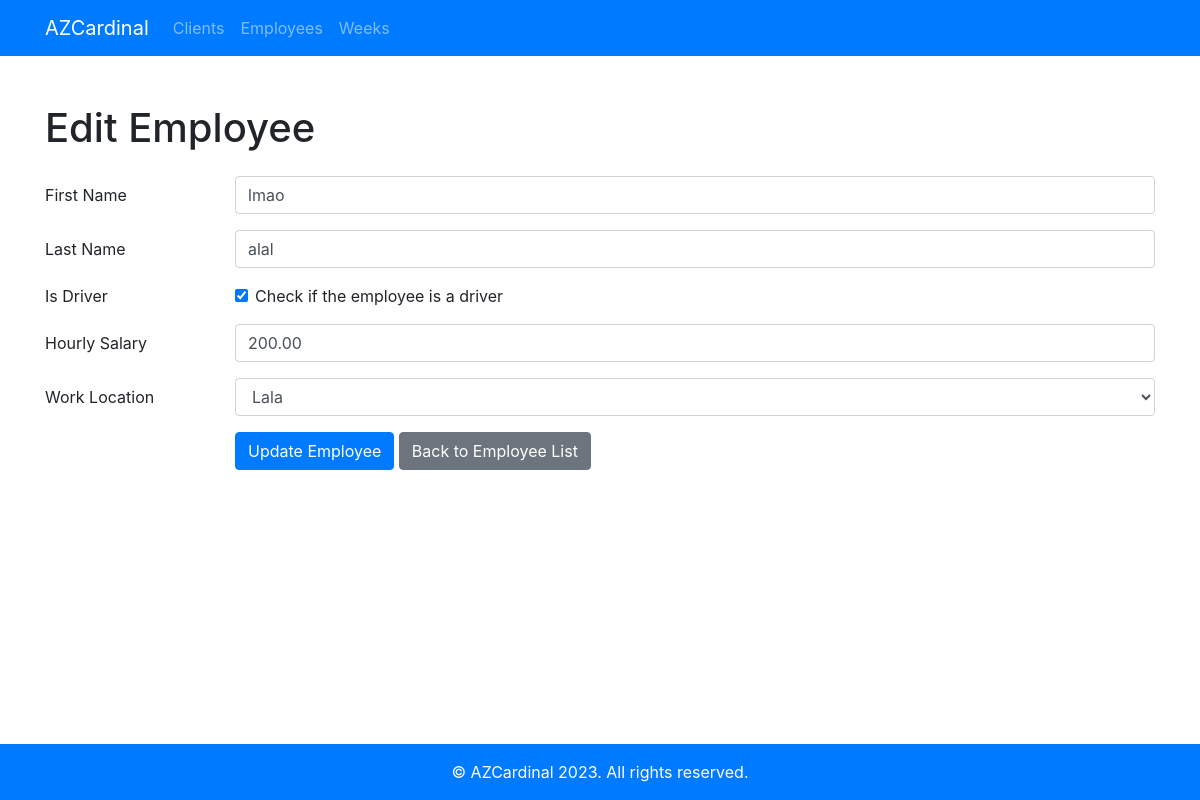
Screenshot of /employees/update/1/ with the database file from the repository.
### employees/models.py (models this page shows, shortened)
class Employee(models.Model):
    first_name = models.CharField(max_length=50)
    last_name = models.CharField(max_length=50)
    is_driver = models.BooleanField(default=False)
    hourly_salary = models.DecimalField(max_digits=5, decimal_places=2)
    work_location = models.ForeignKey(Client, on_delete=models.CASCADE)

### employees/views.py (the view)
# urls.py: path('update/<int:pk>/', views.employee_update, name='employee_update'),
def employee_update(request, pk):
    employee = Employee.objects.get(pk=pk)
    form = EmployeeForm(request.POST or None, instance=employee)
    if form.is_valid():
        form.save()
        return redirect('employees:employee_list')
    return render(request, 'employees/employee_form.html', {'form': form})

### employees/forms.py
class EmployeeForm(forms.ModelForm):
    class Meta:
        model = Employee
        fields = ['first_name', 'last_name', 'is_driver', 'hourly_salary', 'work_location']

### clients/models.py (called while the page is built)
    def __str__(self):
        return self.name

### employees/templates/employees/employee_form.html (shortened to what this page needs)
{% extends 'clients/base.html' %}
{% load widget_tweaks %}
{% block content %}
    <h1 class="mb-4">{% if form.instance.pk %}Edit{% else %}Add{% endif %} Employee</h1>
    <form method="post">
        <div class="form-group row">
            <label for="{{ form.first_name.id_for_label }}" class="col-sm-2 col-form-label">First Name</label>
            <div class="col-sm-10">
                {{ form.first_name|add_class:'form-control' }}
            </div>
        </div>
        <div class="form-group row">
            <label for="{{ form.last_name.id_for_label }}" class="col-sm-2 col-form-label">Last Name</label>
            <div class="col-sm-10">
                {{ form.last_name|add_class:'form-control' }}
            </div>
        </div>
        <div class="form-group row">
            <div class="col-sm-2">Is Driver</div>
            <div class="col-sm-10">
                <div class="form-check">
                    {{ form.is_driver|add_class:'form-check-input' }}
                    <label class="form-check-label" for="{{ form.is_driver.id_for_label }}">
                        Check if the employee is a driver
                    </label>
                </div>
            </div>
        </div>
        <div class="form-group row">
            <label for="{{ form.hourly_salary.id_for_label }}" class="col-sm-2 col-form-label">Hourly Salary</label>
            <div class="col-sm-10">
                {{ form.hourly_salary|add_class:'form-control' }}
            </div>
        </div>
        <div class="form-group row">
            <label for="{{ form.work_location.id_for_label }}" class="col-sm-2 col-form-label">Work Location</label>
            <div class="col-sm-10">
                {{ form.work_location|add_class:'form-control' }}
            </div>
        </div>
        <div class="form-group row">
            <div class="col-sm-10 offset-sm-2">
                <button type="submit" class="btn btn-primary">{% if form.instance.pk %}Update{% else %}Add{% endif %} Employee</button>
                <a href="{% url 'employees:employee_list' %}" class="btn btn-secondary">Back to Employee List</a>
            </div>
        </div>
    </form>
{% endblock %}

### clients/templates/clients/base.html (style rules this page uses)
body { display: flex; flex-direction: column; min-height: 100vh; }

### rows the page displays
Employee: first_name "lmao", last_name "alal", is_driver "☑", hourly_salary "200.00", work_location "Lala"
